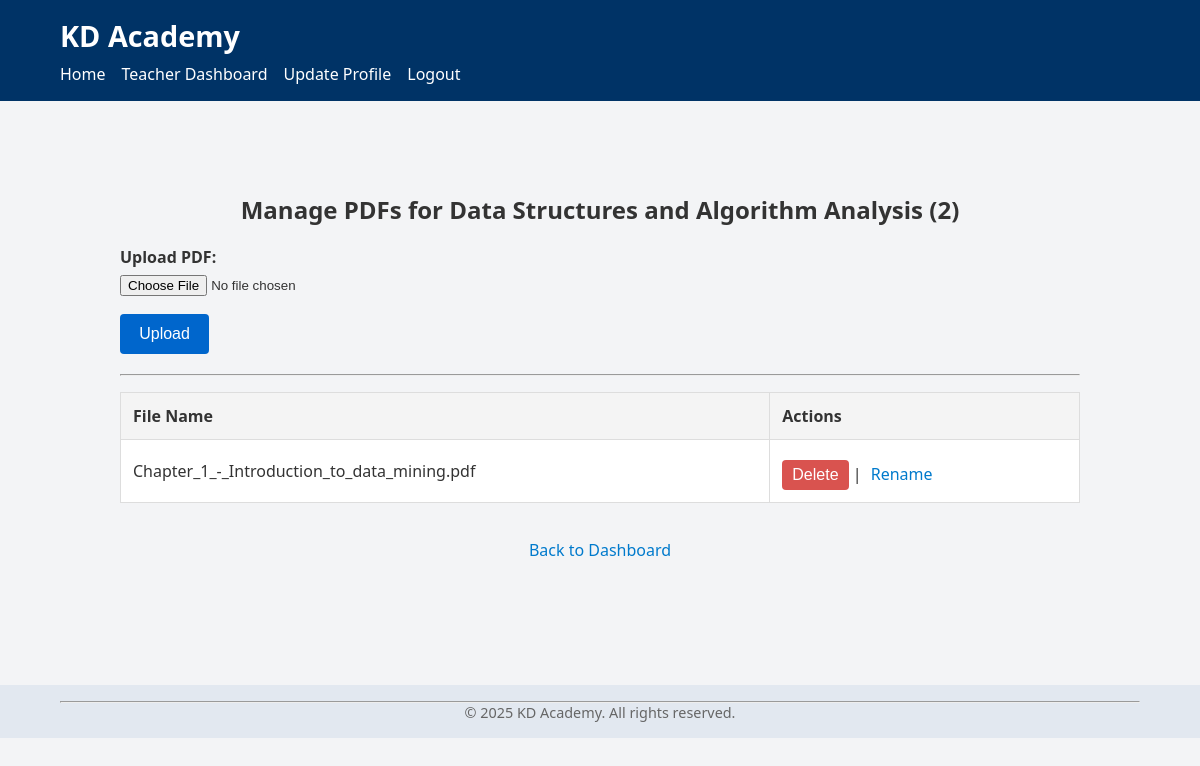
Page /teacher/course_resources/1 (signed in) on the committed database.
### tables this page shows
CREATE TABLE courses (
            id INTEGER PRIMARY KEY AUTOINCREMENT,
            name TEXT NOT NULL,
            semester TEXT NOT NULL
        , teacher_id INTEGER);

CREATE TABLE course_resources (
            id INTEGER PRIMARY KEY AUTOINCREMENT,
            course_id INTEGER NOT NULL,
            file_name TEXT NOT NULL,
            file_path TEXT NOT NULL,
            FOREIGN KEY(course_id) REFERENCES courses(id)
        );

### app.py (the view)
@app.route("/teacher/course_resources/<int:course_id>")
def teacher_course_resources(course_id):
    if "user_id" not in session or session.get("role") != "teacher":
        return "Access Denied. Teacher Only."
    db = get_db()
    course = db.execute("SELECT * FROM courses WHERE id=?", (course_id,)).fetchone()
    if not course:
        return "Course not found."
    resources = db.execute("""
        SELECT id, file_name, file_path
          FROM course_resources
         WHERE course_id = ?
    """, (course_id,)).fetchall()
    return render_template("teacher_course_resources.html",
                           course=course, resources=resources)

### app.py (called while the page is built)
def get_db():
    db = getattr(g, "_database", None)
    if db is None:
        db = g._database = sqlite3.connect(DATABASE)
        db.row_factory = sqlite3.Row
    return db

@app.teardown_appcontext
def close_connection(exception):
    db = getattr(g, "_database", None)
    if db is not None:
        db.close()

### templates/teacher_course_resources.html (shortened to what this page needs)
{% extends "base.html" %}
{% block content %}
<section class="manage-resources-page">
    <h2>Manage PDFs for {{ course.name }} ({{ course.semester }})</h2>
    <div class="upload-form">
        <form action="{{ url_for('upload_resource', course_id=course.id) }}" method="POST"
            enctype="multipart/form-data">
            <div class="form-group">
                <label for="pdf_file">Upload PDF:</label>
                <input type="file" id="pdf_file" name="pdf_file" accept=".pdf" required>
            </div>
            <button type="submit" class="submit-button">Upload</button>
        </form>
    </div>
    <hr>
    <div class="resources-list">
        <div class="table-responsive">
            <table class="resources-table">
                <thead>
                    <tr>
                        <th>File Name</th>
                        <th>Actions</th>
                    </tr>
                </thead>
                <tbody>
                    {% for res in resources %}
                    <tr>
                        <td>{{ res.file_name }}</td>
                        <td>
                            <form action="{{ url_for('delete_resource', resource_id=res.id) }}" method="POST"
                                class="inline-form" onsubmit="return confirm('Delete this PDF?');">
                                <button type="submit" class="delete-button">Delete</button>
                            </form>
                            <span> | </span>
                            <a class="rename-link"
                                href="{{ url_for('update_resource', resource_id=res.id) }}">Rename</a>
                        </td>
                    </tr>
                    {% endfor %}
                </tbody>
            </table>
        </div>
    </div>
    <p class="back-link">
        <a href="{{ url_for('teacher_dashboard') }}">Back to Dashboard</a>
    </p>
</section>
{% endblock %}

### static/style.css (style rules this page uses)
* { box-sizing: border-box; margin: 0; padding: 0; }
body { font-family: "Segoe UI", Tahoma, Geneva, Verdana, sans-serif; background-color: #f3f4f6; color: #333; }
form label { font-weight: 600; display: block; margin-bottom: 0.3rem; }
button { background-color: #0066cc; color: #fff; border: none; border-radius: 4px; padding: 0.7rem 1.2rem; font-size: 1rem; cursor: pointer; margin-top: 0.5rem; }
table { width: 100%; border-collapse: collapse; margin: 1rem 0; background-color: #fff; }
table th, table td { padding: 0.75rem; border: 1px solid #ddd; text-align: left; }
table th { background-color: #f1f5f9; }
.table-responsive { overflow-x: auto; }
.back-link { text-align: center; margin-top: 20px; }
.back-link a { color: #007acc; text-decoration: none; transition: color 0.3s ease; }
.resources-table { width: 100%; border-collapse: collapse; }
.resources-table th, .resources-table td { padding: 12px; border: 1px solid #ddd; text-align: left; }
.resources-table th { background-color: #f4f4f4; font-weight: bold; }
.manage-resources-page { max-width: 1000px; margin: 40px auto; padding: 20px; }
.manage-resources-page h2 { text-align: center; margin-bottom: 20px; color: #333; }
.upload-form { margin-bottom: 20px; }
.upload-form .form-group { margin-bottom: 10px; }
.upload-form label { font-weight: bold; margin-right: 10px; }
.upload-form input[type="file"] { display: inline-block; }
.inline-form { display: inline; }
.delete-button { padding: 6px 10px; background-color: #d9534f; color: #fff; border: none; border-radius: 4px; cursor: pointer; }
.rename-link { margin-left: 5px; color: #007acc; text-decoration: none; transition: color 0.3s ease; }

### rows in the picture
courses: name "Data Structures and Algorithm Analysis", semester "2"
course_resources: file_name "Chapter_1_-_Introduction_to_data_mining.pdf"
